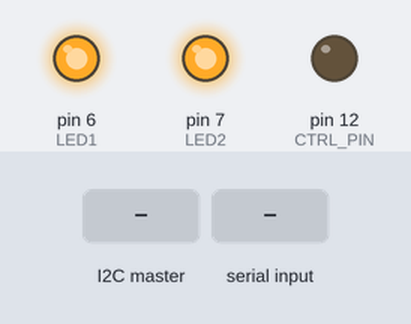
Bench run of a sketch on a simulated Arduino Uno, built with avr-gcc and run on an emulated ATmega328P. Shown: output pins drawn as LEDs (lit = HIGH). The test bench sets the inputs (shaded band). What the sketch prints to the serial monitor is not drawn.

Above: at 1.2 s.
1.3 s: the I2C master sends the byte 90
At 2.2 s:
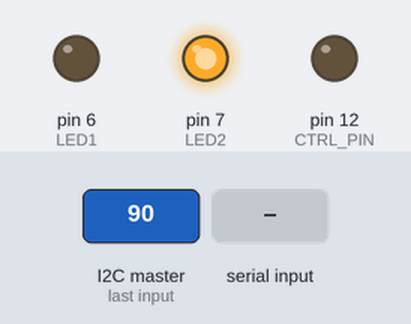
2.8 s: byte 30 received over Serial
4.3 s: the I2C master sends the byte 1
At 5.7 s:
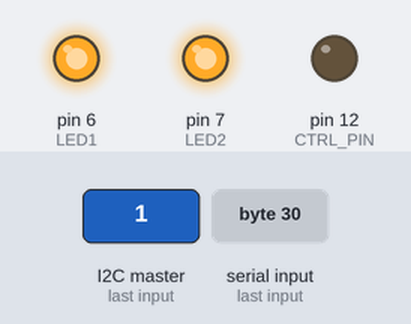
Timing chart, 0 to 7.3 s (numbered marks = the images above; inputs shaded):
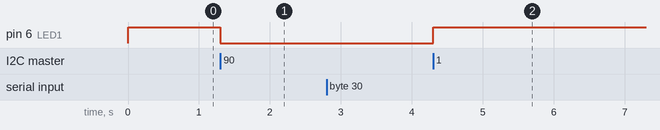

Measured:
- after the input at 1.3 s, pin 6 (LED1): HIGH → LOW at once
- after the input at 4.3 s, pin 6 (LED1): LOW → HIGH at once

The sketch:

mega_IR_test_v2.ino
```cpp
#include<Wire.h>

#define MCU_ADDR 127
#define CTRL_PIN 12
#define LED1 6
#define LED2 7

char outChar = 0, inChar = 0;

void setup() {
  // put your setup code here, to run once:
  pinMode(LED1, OUTPUT);
  pinMode(LED2, OUTPUT);
  digitalWrite(LED1,HIGH);
  digitalWrite(LED2,HIGH);

  Wire.begin(MCU_ADDR);
  Wire.onRequest(transmitByte);
  Wire.onReceive(receiveByte);
  Serial.begin(9600);
}

void loop() {
  // put your main code here, to run repeatedly:
  if (Serial.available()){
    outChar = Serial.read(); // get char from serial
    Serial.print("Sending: ");
    Serial.println(outChar); // echo value back
    pinMode(CTRL_PIN, OUTPUT);
    digitalWrite(CTRL_PIN, LOW); // assert control line low
  }

  // switch the LEDs on or off depending on inChar
  // LEDs are active-low
  if (isLowerCase(inChar)){
    digitalWrite(LED1,HIGH);
    digitalWrite(LED2,LOW);
  }
  else if (isUpperCase(inChar)){
    digitalWrite(LED2,HIGH);
    digitalWrite(LED1,LOW);
  }
  else {
    digitalWrite(LED1,HIGH);
    digitalWrite(LED2,HIGH);
  }
}

// onRequest handler
void transmitByte(){
  Wire.write(outChar); // send input character to Tiny
  digitalWrite(CTRL_PIN, HIGH); // pull control line high
  pinMode(CTRL_PIN, INPUT); // hi-impedance
}

// onReceive handler
void receiveByte(int numBytes){
  while(!Wire.available()){
    // wait until data begins to arrive
  }
  inChar = Wire.read(); // read received byte into inChar

  Serial.print("Received: \""); // print as char and as hex
  Serial.print(inChar);
  Serial.print("\". Hex: ");
  Serial.println(inChar, HEX);
}
```
